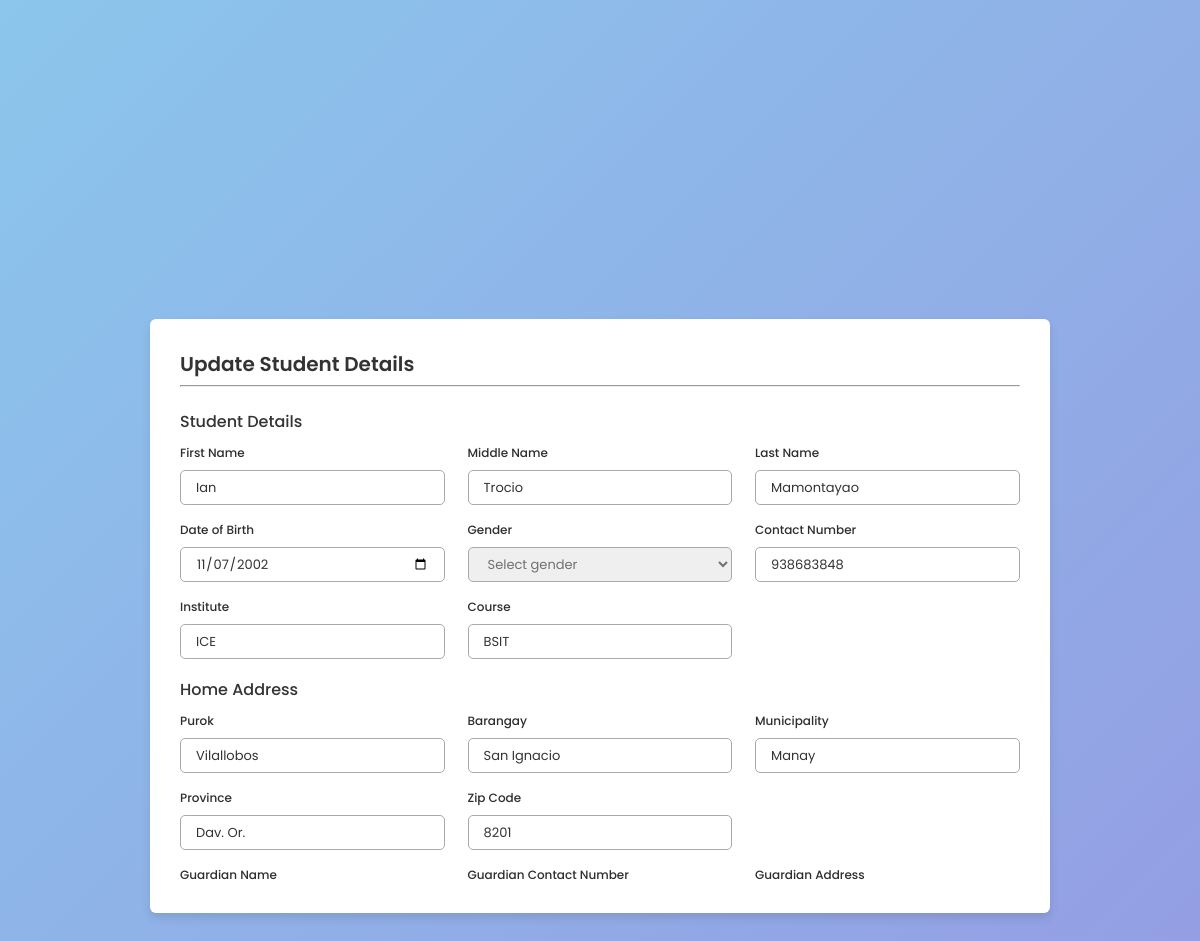
Page /grading-system/form/wew.php?update=1 on the committed database.
### tables this page shows
CREATE TABLE `student` (
  `ID` int(11) NOT NULL,
  `USERNAME` varchar(50) NOT NULL,
  `PASSWORD` varchar(255) NOT NULL,
  `ROLE` varchar(50) NOT NULL,
  `FIRST_NAME` varchar(100) NOT NULL,
  `MIDDLE_NAME` varchar(100) NOT NULL,
  `LAST_NAME` varchar(100) NOT NULL,
  `BIRTH_DATE` date NOT NULL,
  `GENDER` varchar(50) NOT NULL,
  `PUROK` varchar(100) NOT NULL,
  `BARANGAY` varchar(100) NOT NULL,
  `MUNICIPALITY` varchar(100) NOT NULL,
  `PROVINCE` varchar(100) NOT NULL,
  `ZIP_CODE` int(100) NOT NULL,
  `CONTACT_NUM` int(100) NOT NULL,
  `INSTITUTE` varchar(100) NOT NULL,
  `COURSE` varchar(100) NOT NULL,
  `GUARDIAN` varchar(100) NOT NULL,
  `GUARD_CONTACT` int(100) NOT NULL,
  `GUARD_ADDRESS` varchar(100) NOT NULL
);

### grading-system/form/wew.php (the view, shortened to what this page needs)
<?php
$dsn = "mysql:host=localhost;dbname=grading_system";
$dbusername = "root";
$dbpassword = "";
try {
    $pdo = new PDO($dsn, $dbusername, $dbpassword);
    $pdo->setAttribute(PDO::ATTR_ERRMODE, PDO::ERRMODE_EXCEPTION);
} catch (PDOException $e) {
    echo "Connection failed: " . $e->getMessage();
}
if (isset($_GET["update"])) {
    $ID = $_GET["update"];
    $sql = "SELECT * FROM student WHERE ID = :ID";
    $stmt = $pdo->prepare($sql);
    $stmt->execute([':ID' => $ID]);
    $user = $stmt->fetch();
} else {
    echo "Please provide an 'id' in the URL.";
    exit;
}
?>
<!DOCTYPE html>
<html lang="en">
<head>
    <link rel="stylesheet" href="../CSS/update.css" />
    <link rel="stylesheet" href="https://unicons.iconscout.com/release/v4.0.0/css/line.css" />
</head>
<body>
    <div class="container">
        <header>Update Student Details</header>
        <hr style="margin-top: 6px;">
        <form method="POST">
            <div class="form first">
                <div class="details personal">
                    <span class="title">Student Details</span>
                    <div class="fields">
                        <div class="input-field">
                            <label>First Name</label>
                            <input type="text" name="FIRST_NAME" value="<?php echo $user['FIRST_NAME']; ?>" />
                        </div>
                        <div class="input-field">
                            <label>Middle Name</label>
                            <input type="text" name="MIDDLE_NAME" value="<?php echo $user['MIDDLE_NAME']; ?>" />
                        </div>
                        <div class="input-field">
                            <label>Last Name</label>
                            <input type="text" name="LAST_NAME" value="<?php echo $user['LAST_NAME']; ?>" />
                        </div>
                        <div class="input-field">
                            <label>Date of Birth</label>
                            <input type="date" name="BIRTH_DATE" value="<?php echo $user['BIRTH_DATE']; ?>" />
                        </div>
                        <div class="input-field">
                            <label>Gender</label>
                            <select required>
                                <option disabled selected>Select gender</option>
                            </select>
                        </div>
                        <div class="input-field">
                            <label>Contact Number</label>
                            <input type="text" name="CONTACT_NUM" value="<?php echo $user['CONTACT_NUM']; ?>" />
                        </div>
                        <div class="input-field">
                            <label>Institute</label>
                            <input type="text" name="INSTITUTE" value="<?php echo $user['INSTITUTE']; ?>" />
                        </div>
                        <div class="input-field">
                            <label>Course</label>
                            <input type="text" name="COURSE" value="<?php echo $user['COURSE']; ?>" />
                        </div>
                    </div>
                </div>
                <div class=" details ID">
                            <span class="title">Home Address</span>
                            <div class="fields">
                                <div class="input-field">
                                    <label>Purok</label>
                                    <input type="text" name="PUROK" value="<?php echo $user['PUROK']; ?>">
                                </div>
                                <div class="input-field">
                                    <label>Barangay</label>
                                    <input type="text" name="BARANGAY" value="<?php echo $user['BARANGAY']; ?>">
                                </div>
                                <div class="input-field">
                                    <label>Municipality</label>
                                    <input type="text" name="MUNICIPALITY" value="<?php echo $user['MUNICIPALITY']; ?>">
                                </div>
                                <div class="input-field">
                                    <label>Province</label>
                                    <input type="text" name="PROVINCE" value="<?php echo $user['PROVINCE']; ?>">
                                </div>
                                <div class="input-field">
                                    <label>Zip Code</label>
                                    <input type="text" name="ZIP_CODE" value="<?php echo $user['ZIP_CODE']; ?>">
                                </div>
                                <div class=" input-field">
                                    <label>Guardian Name</label>
                                </div>
                                <div class="input-field">
                                    <label>Guardian Contact Number</label>
                                </div>
                                <div class="input-field">
                                    <label>Guardian Address</label>
                                </div>
                            </div>
                        </div>
                    </div>
        </form>
    </div>
</body>
</html>

### grading-system/CSS/update.css (style rules this page uses)
* { margin: 0; padding: 0; box-sizing: border-box; font-family: "Poppins", sans-serif; }
body { min-height: 100vh; display: flex; align-items: center; justify-content: center; background-color: #8bc6ec; background-image: linear-gradient(135deg, #8bc6ec 0%, #9599e2 100%); }
.container { position: relative; max-width: 900px; width: 100%; border-radius: 6px; padding: 30px; margin: 30px 15px; background-color: #fff; box-shadow: 0 5px 10px rgba(0, 0, 0, 0.1); }
.container header { position: relative; font-size: 20px; font-weight: 600; color: #333; }
.container form { position: relative; margin-top: 16px; min-height: 480px; background-color: #fff; overflow-y: scroll; }
.container form .form { position: absolute; background-color: #fff; transition: 0.3s ease; }
.container form .title { display: block; margin-bottom: 8px; font-size: 16px; font-weight: 500; margin: 6px 0; color: #333; }
.container form .fields { display: flex; align-items: center; justify-content: space-between; flex-wrap: wrap; }
form .fields .input-field { display: flex; width: calc(100% / 3 - 15px); flex-direction: column; margin: 4px 0; }
.input-field label { font-size: 12px; font-weight: 500; color: #2e2e2e; }
.input-field input, select { outline: none; font-size: 13px; font-weight: 400; color: #333; border-radius: 5px; border: 1px solid #aaa; padding: 0 15px; height: 35px; margin: 8px 0; }
.input-field select, .input-field input[type="date"] { color: #707070; }
.input-field input[type="date"]:valid { color: #333; }

### rows in the picture
student: FIRST_NAME "Ian", MIDDLE_NAME "Trocio", LAST_NAME "Mamontayao", BIRTH_DATE "11/07/2002", CONTACT_NUM "938683848", INSTITUTE "ICE", COURSE "BSIT", PUROK "Vilallobos", BARANGAY "San Ignacio", MUNICIPALITY "Manay", PROVINCE "Dav. Or.", ZIP_CODE "8201"
